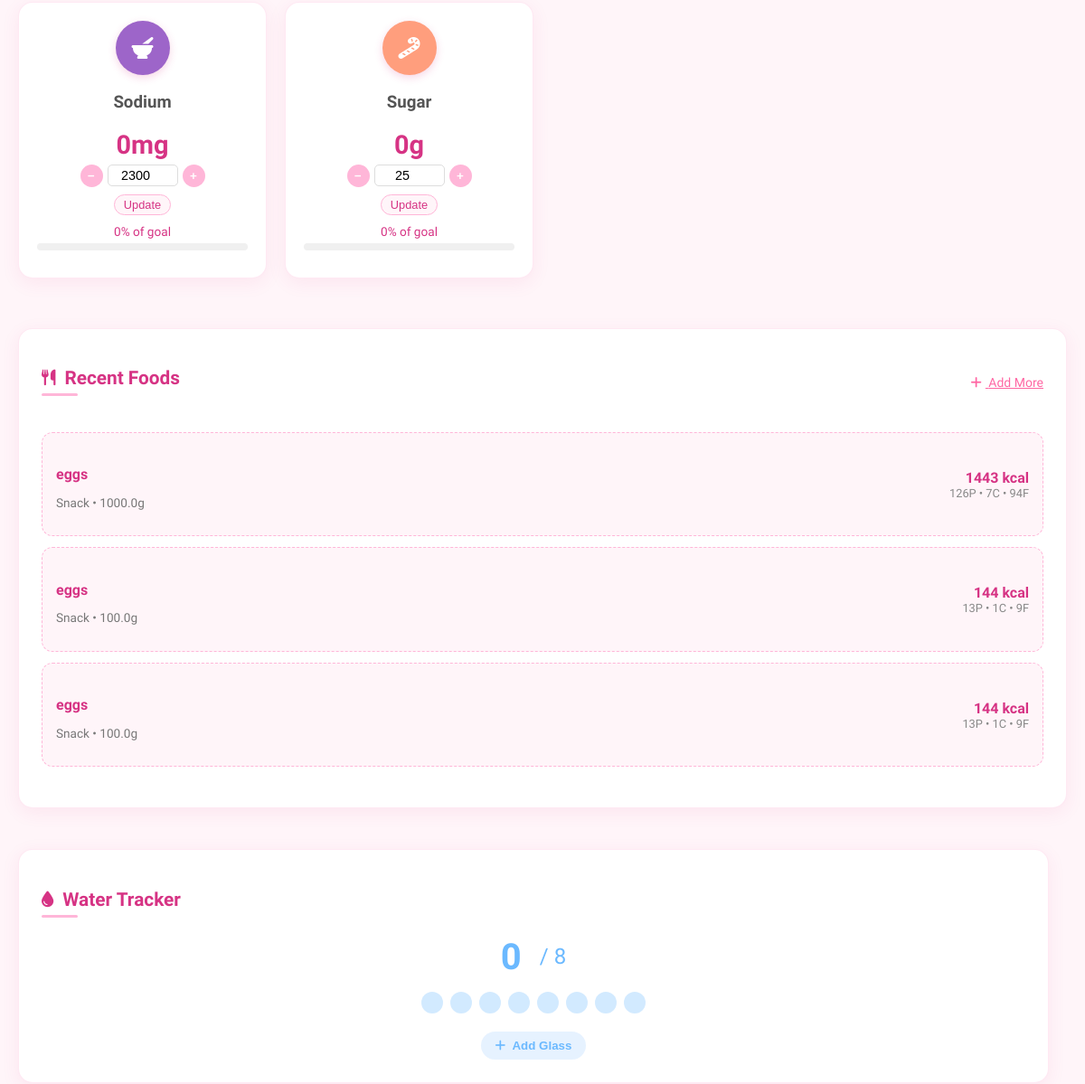
Page /dashboard/ (signed in, middle part) on the earlier database version.
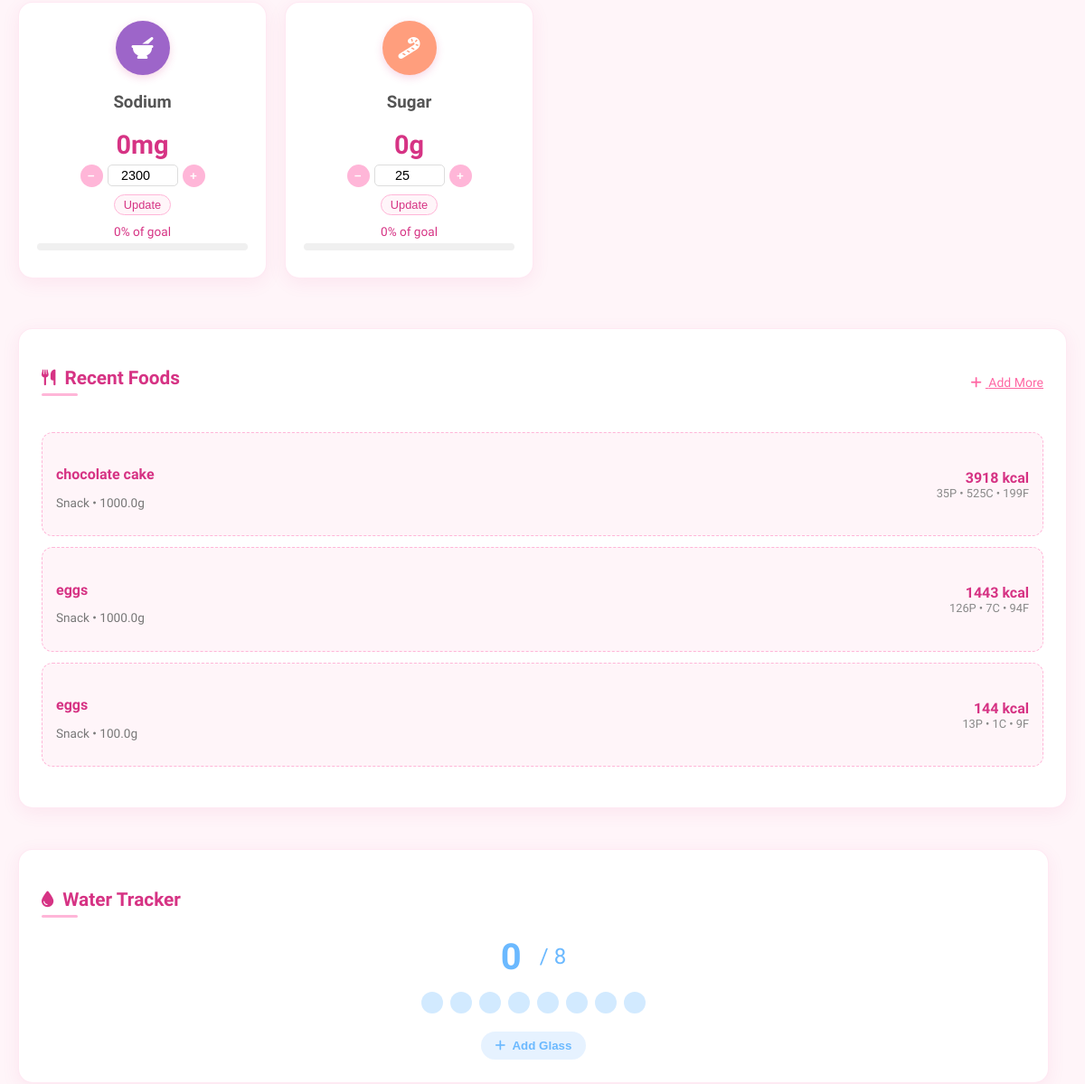
Same page on the later database version.
### counter/models.py (models this page shows, shortened)
class FoodLog(models.Model):
    user = models.ForeignKey(settings.AUTH_USER_MODEL, on_delete=models.CASCADE)
    food_name = models.CharField(max_length=255)
    calories = models.FloatField()
    protein = models.FloatField()
    carbs = models.FloatField()
    fat = models.FloatField()
    sodium = models.PositiveIntegerField(default=0)  # in milligrams
    sugar = models.PositiveIntegerField(default=0)   # in grams
    amount = models.FloatField(help_text="Amount in grams")
    meal_time = models.CharField(max_length=20, choices=MEAL_TIME_CHOICES, default='snack')
    date = models.DateTimeField(auto_now_add=True)
    class Meta:
        ordering = ['-date']  # Newest entries first by default
        verbose_name = 'Food Log'
        verbose_name_plural = 'Food Logs'

### counter/views.py (the view)
# urls.py: path('dashboard/', views.dashboard_view, name='dashboard'),
@login_required
def dashboard_view(request):
    today = timezone.now().date()
    foods = FoodLog.objects.filter(user=request.user, date__date=today)
    totals = {
        'calories': sum(f.calories for f in foods),
        'protein': sum(f.protein for f in foods),
        'carbs': sum(f.carbs for f in foods),
        'fat': sum(f.fat for f in foods),
        'sodium': sum(f.sodium for f in foods),  # Add sodium tracking
        'sugar': sum(f.sugar for f in foods),    # Add sugar tracking
        'water': request.user.waterintake_set.filter(date=today).count()
    }
    try:
        profile = request.user.profile
        goals = {
            'calories': profile.calorie_goal,
            'protein': profile.protein_goal,
            'carbs': profile.carb_goal,
            'fat': profile.fat_goal,
            'sodium': profile.sodium_goal,  # Add sodium goal
            'sugar': profile.sugar_goal     # Add sugar goal
        }
    except:
        goals = {
            'calories': 2000,
            'protein': 50,
            'carbs': 300,
            'fat': 70,
            'sodium': 2300,  # Default sodium goal (mg)
            'sugar': 25      # Default sugar goal (g)
        }
    percentages = {
        'calories': min(100, int((totals['calories'] / goals['calories']) * 100)) if goals['calories'] else 0,
        'protein': min(100, int((totals['protein'] / goals['protein']) * 100)) if goals['protein'] else 0,
        'carbs': min(100, int((totals['carbs'] / goals['carbs']) * 100)) if goals['carbs'] else 0,
        'fat': min(100, int((totals['fat'] / goals['fat']) * 100)) if goals['fat'] else 0,
        'sodium': min(100, int((totals['sodium'] / goals['sodium']) * 100)) if goals['sodium'] else 0,  # Sodium percentage
        'sugar': min(100, int((totals['sugar'] / goals['sugar']) * 100)) if goals['sugar'] else 0      # Sugar percentage
    }
    return render(request, 'counter/dashboard.html', {
        'totals': totals,
        'goals': goals,
        'percentages': percentages,
        'today': today,
        'recent_foods': FoodLog.objects.filter(user=request.user).order_by('-date')[:3]
    })

### counter/templates/counter/dashboard.html (shortened to what this page needs)
{% extends "counter/base.html" %}
{% load static %}
{% block content %}
<link rel="stylesheet" href="https://cdnjs.cloudflare.com/ajax/libs/font-awesome/6.4.0/css/all.min.css">
<div class="main-content">
  <div class="dashboard-container">
    <div class="nutrition-grid" style="margin-top: -15px;">
      <div class="dashboard-card nutrition-card">
        <div class="nutrition-icon" style="background-color: #9d65c9;">
          <i class="fas fa-mortar-pestle"></i>
        </div>
        <h3>Sodium</h3>
        <div class="nutrition-value">{{ totals.sodium|default:"0" }}mg</div>
        <div class="nutrition-goal">
          <form method="POST" action="{% url 'update_goal' %}" class="goal-form">
            <div class="goal-adjuster">
              <button type="button" class="goal-minus" onclick="adjustGoal(this, -100)">−</button>
              <input type="number" name="goal_value" value="{{ goals.sodium|default:'2300' }}"
                     min="0" class="goal-input">
              <button type="button" class="goal-plus" onclick="adjustGoal(this, 100)">+</button>
            </div>
            <button type="submit" class="goal-save">Update</button>
          </form>
        </div>
        <div class="progress-container">
          <div class="progress-text">{{ percentages.sodium|default:"0" }}% of goal</div>
          <div class="progress-bar">
          </div>
        </div>
      </div>
      <div class="dashboard-card nutrition-card">
        <div class="nutrition-icon" style="background-color: #ff9e7d;">
          <i class="fas fa-candy-cane"></i>
        </div>
        <h3>Sugar</h3>
        <div class="nutrition-value">{{ totals.sugar|default:"0" }}g</div>
        <div class="nutrition-goal">
          <form method="POST" action="{% url 'update_goal' %}" class="goal-form">
            <div class="goal-adjuster">
              <button type="button" class="goal-minus" onclick="adjustGoal(this, -5)">−</button>
              <input type="number" name="goal_value" value="{{ goals.sugar|default:'25' }}"
                     min="0" class="goal-input">
              <button type="button" class="goal-plus" onclick="adjustGoal(this, 5)">+</button>
            </div>
            <button type="submit" class="goal-save">Update</button>
          </form>
        </div>
        <div class="progress-container">
          <div class="progress-text">{{ percentages.sugar|default:"0" }}% of goal</div>
          <div class="progress-bar">
          </div>
        </div>
      </div>
    </div>
    <div style="display: grid; grid-template-columns: 1fr; gap: 1.25rem;">
      <div style="grid-column: span 2;">
        <div class="dashboard-card">
          <div class="flex justify-between items-center mb-4">
            <h2 class="card-title">
              <i class="fas fa-utensils"></i> Recent Foods
            </h2>
            <a href="{% url 'home' %}" class="pink-text text-sm">
              <i class="fas fa-plus mr-1"></i> Add More
            </a>
          </div>
          <div class="food-list">
            {% for food in recent_foods %}
            <div class="food-item">
              <div class="food-info">
                <h4>{{ food.food_name }}</h4>
                <p>{{ food.meal_time|title }} • {{ food.amount }}g</p>
              </div>
              <div class="food-macros">
                <div class="calories">{{ food.calories|floatformat:0 }} kcal</div>
                <div class="macros">{{ food.protein|floatformat:0 }}P • {{ food.carbs|floatformat:0 }}C • {{ food.fat|floatformat:0 }}F</div>
              </div>
            </div>
            {% empty %}
            <div class="text-center py-3">
              <p>No foods logged yet. Search for foods to get started!</p>
            </div>
            {% endfor %}
            {% if recent_foods %}
            <div class="text-center pt-2">
            </div>
            {% endif %}
          </div>
        </div>
      </div>
      <div style="display: flex; flex-direction: column; gap: 1.25rem;">
        <div class="dashboard-card">
          <h2 class="card-title">
            <i class="fas fa-tint"></i> Water Tracker
          </h2>
          <div class="water-tracker">
            <div class="water-stats">
              <div class="water-count">{{ totals.water|default:"0" }}</div>
              <div class="water-goal">/ 8</div>
            </div>
            <div class="water-drops">
              {% for i in "12345678" %}
                <div class="water-drop {% if forloop.counter <= totals.water %}filled{% endif %}"></div>
              {% endfor %}
            </div>
            <form method="POST" action="{% url 'log_water' %}">
              <button type="submit" class="water-button">
                <i class="fas fa-plus mr-1"></i> Add Glass
              </button>
            </form>
          </div>
        </div>
      </div>
    </div>
  </div>
</div>
{% endblock %}

### counter/templates/counter/base.html (shortened to what this page needs)
{% extends "base.html" %}

### counter/templates/base.html (shortened to what this page needs)
<!DOCTYPE html>
<html lang="en">
<head>
</head>
<body>
    {% block content %}
    {% endblock %}
</body>
</html>

### counter/templates/counter/dashboard.html (style rules this page uses)
:root { --primary-pink: #ff66a3; --secondary-pink: #ffb6d8; --dark-pink: #d63384; --light-pink: #fff5f9; --white: #ffffff; }
body { font-family: 'Quicksand', sans-serif; background-color: var(--light-pink); color: #555; margin: 0; padding: 0; min-height: 100vh; display: flex; flex-direction: column; }
.main-content { flex: 1; padding-top: 30px; padding-bottom: 40px; }
.dashboard-container { max-width: 1200px; margin: 0 auto; padding: 0 20px; }
.dashboard-card { background-color: var(--white); border-radius: 16px; box-shadow: 0 5px 20px rgba(214, 51, 132, 0.08); padding: 25px; margin-bottom: 25px; transition: all 0.3s ease; border: 1px solid rgba(255, 182, 216, 0.3); }
.card-title { color: var(--dark-pink); font-size: 1.3rem; margin-bottom: 20px; position: relative; padding-bottom: 8px; display: flex; align-items: center; }
.card-title:after { content: ''; position: absolute; left: 0; bottom: 0; width: 40px; height: 3px; background-color: var(--secondary-pink); border-radius: 3px; }
.card-title i { margin-right: 10px; font-size: 1.1rem; }
.nutrition-grid { display: grid; grid-template-columns: repeat(auto-fit, minmax(200px, 1fr)); gap: 20px; margin-bottom: 30px; }
.nutrition-card { text-align: center; padding: 20px; animation: fadeIn 0.6s ease; }
.nutrition-icon { width: 60px; height: 60px; background-color: var(--secondary-pink); border-radius: 50%; display: flex; align-items: center; justify-content: center; margin: 0 auto 15px; color: var(--white); font-size: 24px; box-shadow: 0 3px 10px rgba(214, 51, 132, 0.2); transition: all 0.3s ease; }
.nutrition-value { font-size: 1.8rem; font-weight: 700; color: var(--dark-pink); margin-bottom: 5px; }
.nutrition-goal { font-size: 0.9rem; color: #777; margin-bottom: 10px; }
.progress-container { margin-bottom: 10px; }
.progress-text { font-size: 0.85rem; color: var(--dark-pink); margin-bottom: 5px; }
.progress-bar { height: 8px; background-color: #f0f0f0; border-radius: 8px; overflow: hidden; }
.food-list { margin-top: 20px; }
.food-item { background-color: var(--light-pink); border-radius: 12px; padding: 15px; margin-bottom: 12px; border: 1px dashed var(--secondary-pink); display: flex; justify-content: space-between; align-items: center; transition: all 0.3s ease; }
.food-info h4 { font-weight: 600; color: var(--dark-pink); margin-bottom: 3px; }
.food-info p { font-size: 0.85rem; color: #777; }
.food-macros { text-align: right; }
.food-macros .calories { font-weight: 700; color: var(--dark-pink); }
.food-macros .macros { font-size: 0.8rem; color: #888; }
.water-tracker { display: flex; flex-direction: column; align-items: center; }
.water-stats { display: flex; align-items: center; margin-bottom: 15px; }
.water-count { font-size: 2.5rem; font-weight: 700; color: #6bb9ff; margin-right: 20px; }
.water-goal { font-size: 1.5rem; color: #6bb9ff; }
.water-drops { display: flex; justify-content: center; flex-wrap: wrap; gap: 8px; margin-bottom: 20px; }
.water-drop { width: 24px; height: 24px; border-radius: 50%; background-color: #6bb9ff; opacity: 0.3; transition: all 0.3s ease; }
.water-button { background-color: #e6f2ff; color: #6bb9ff; border: none; padding: 8px 16px; border-radius: 20px; font-weight: 600; cursor: pointer; transition: all 0.3s ease; }
.flex { display: flex; }
.justify-between { justify-content: space-between; }
.items-center { align-items: center; }
.text-center { text-align: center; }
.mb-4 { margin-bottom: 1rem; }
.pt-2 { padding-top: 0.5rem; }
.text-sm { font-size: 0.875rem; }
.mr-1 { margin-right: 0.25rem; }
.pink-text { color: var(--primary-pink); }
.goal-form { display: flex; flex-direction: column; align-items: center; gap: 8px; }
.goal-adjuster { display: flex; align-items: center; gap: 5px; }
.goal-input { width: 70px; text-align: center; border: 1px solid #ddd; border-radius: 5px; padding: 3px; font-size: 0.9rem; }
.goal-minus, .goal-plus { width: 25px; height: 25px; border: none; border-radius: 50%; background-color: var(--secondary-pink); color: white; font-weight: bold; cursor: pointer; transition: all 0.2s; }
.goal-save { background-color: var(--light-pink); border: 1px solid var(--secondary-pink); border-radius: 15px; padding: 3px 10px; font-size: 0.8rem; color: var(--dark-pink); cursor: pointer; transition: all 0.2s; }
.goal-save { transition: all 0.3s ease; }

Differences in the rows shown:
no longer on this page (row unchanged): FoodLog: food_name "eggs", meal_time "Snack", amount "100.0", calories "144", protein "13", carbs "1", fat "9"
added FoodLog: food_name "chocolate cake", meal_time "Snack", amount "1000.0", calories "3918", protein "35", carbs "525", fat "199"
